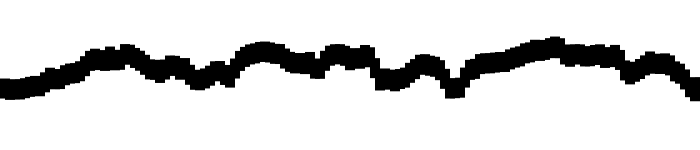
Frame 1 (no input)
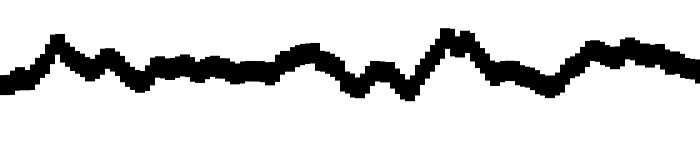
Frame 60 (the mouse pressed at the canvas centre just before this capture)
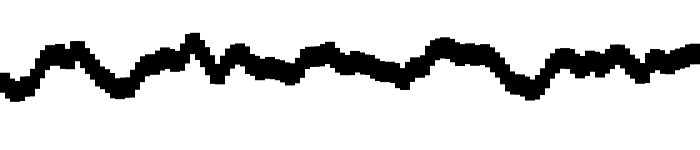
Frame 120 (the mouse held since frame 60 and released just before this capture)

The Processing sketch that drew these frames (run headless with seeded random() and noise(); from frame 60 on, the mouse is pressed at the canvas centre):

// Processing sketch: Perlin_Noise_Wave
// ── Perlin_Noise_Wave.pde
float v = 0.0;
float inc = 0.1;

void setup() {
  size(700, 150);
  noStroke();
  fill(0);
  noiseSeed(0);
  // noLoop();
  frameRate(15);
}

void draw() {
  background(255);
  for (int i = 0; i < width; i = i+5) {
    float n = noise(v) * 100.0;
    rect(i, 10 + n, 10, 20);
    v = v + inc;
  }
}
